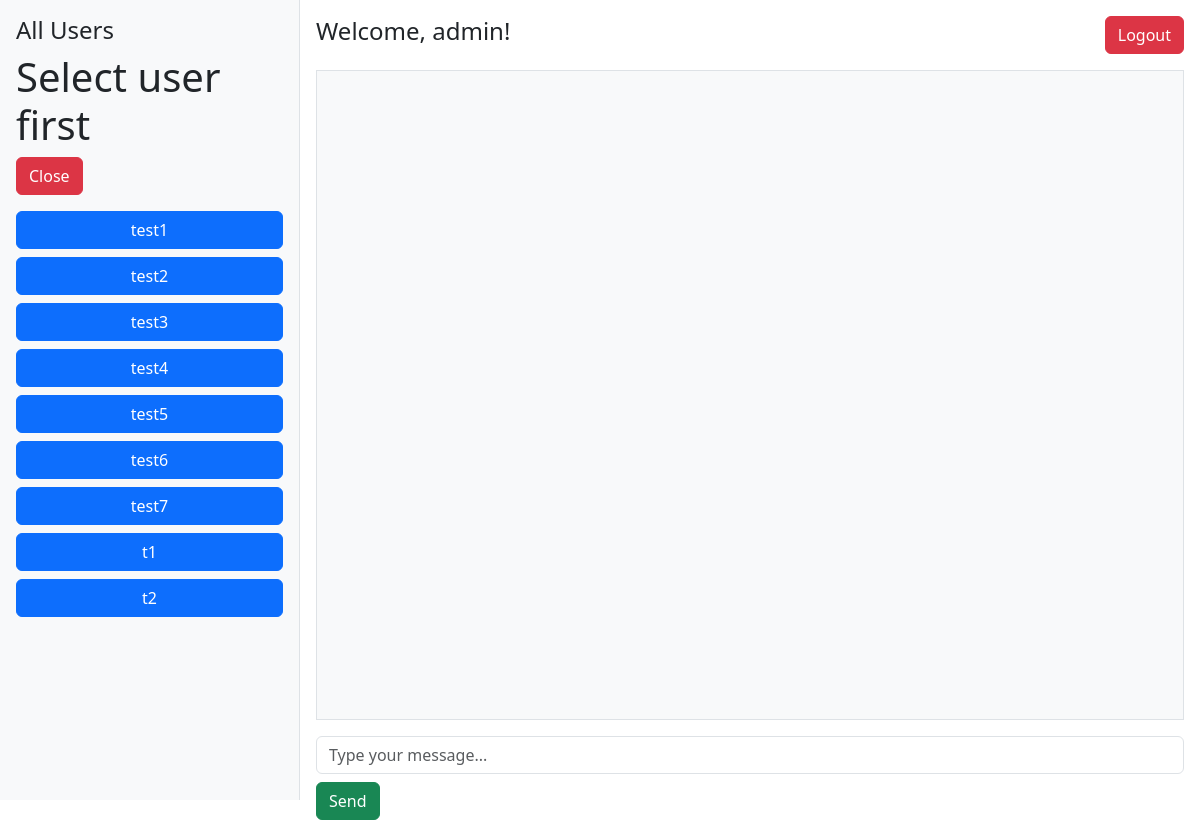
Page /home (signed in) on the earlier database version.
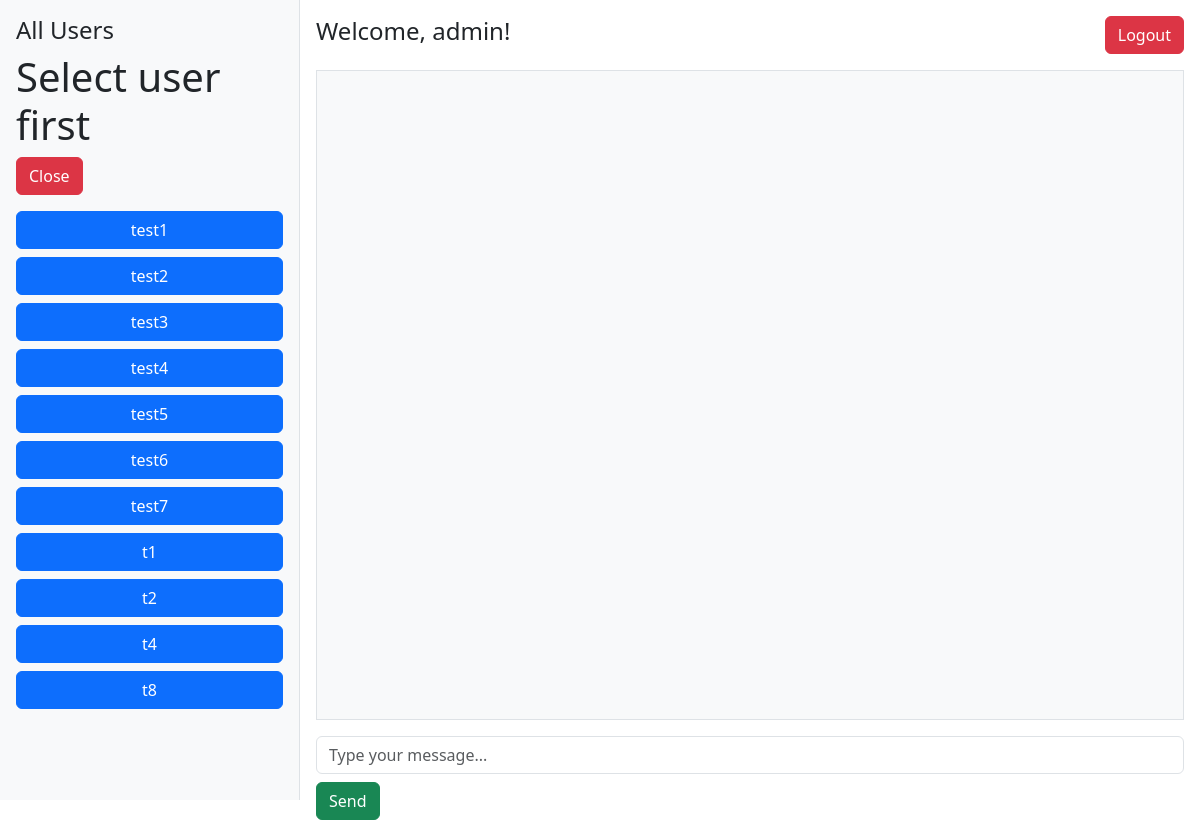
Same page on the later database version.
### chatapp/models.py (models this page shows, shortened)
class Users(models.Model):
    email = models.CharField(max_length=120)
    name = models.CharField(max_length=120)
    password = models.CharField(max_length=120)

### chatapp/views.py (the view)
# urls.py: 2. Add a URL to urlpatterns:  path('', views.home, name='home')
def home(request):
    current_name = request.session.get('currentName')
    if not current_name:
        messages.error(request, 'You need to log in first.')
        return redirect('')
    all_users = Users.objects.all()
    return render(request, 'index.html', {"all_users": all_users, "currentName": current_name})

### templates/index.html (shortened to what this page needs)
<!DOCTYPE html>
<html lang="en">
  <head>
    <link
      href="https://cdn.jsdelivr.net/npm/bootstrap@5.3.3/dist/css/bootstrap.min.css"
      rel="stylesheet"
    />
  </head>
  <body>
    <div class="container-fluid">
      <div class="row">
        <div class="leftMenu col-3 sidebar" id="usersPanel">
          <h4>All Users</h4>
          <h1>Select user first</h1>
          <button id="collapse-btn" class="btn btn-danger ml-4 mb-3">
            Close
          </button>
          <ul class="list-unstyled">
            {% for user in all_users %}
            <li class="mb-2">
              <button
                class="btn btn-primary user-btn w-100"
                data-user="{{ user.name }}"
              >
                {{ user.name }}
              </button>
            </li>
            {% endfor %}
          </ul>
        </div>
        {% if currentName != 'Guest' %}
        <div class="col-9 chat-interface">
          <div class="d-flex justify-content-between align-items-center">
            <h4>Welcome, {{ currentName }}!</h4>
            <button
              class="btn btn-danger"
              onclick="window.location.href='/';"
            >
              Logout
            </button>
          </div>
          <div class="chat-window mt-3" id="chatMessages"></div>
          <div class="mt-3">
            <input
              type="text"
              id="chatInput"
              class="form-control"
              placeholder="Type your message..."
            />
            <button class="btn btn-success mt-2" id="sendMessage">Send</button>
          </div>
        </div>
        {% else %}
        <script>
          window.location.href = "{% url '' %}";
        </script>
        {% endif %}
      </div>
    </div>
  </body>
</html>

Differences in the rows shown:
added Users: name "t4"
added Users: name "t8"
